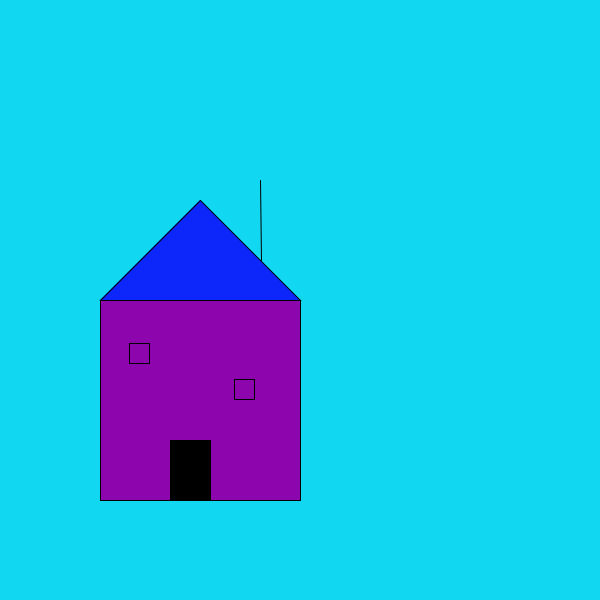
Frame 1 (no input)
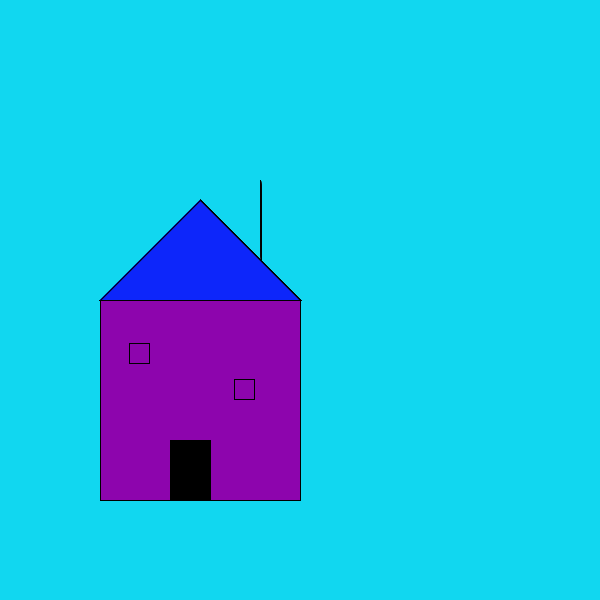
Frame 60 (the mouse pressed at the canvas centre just before this capture)
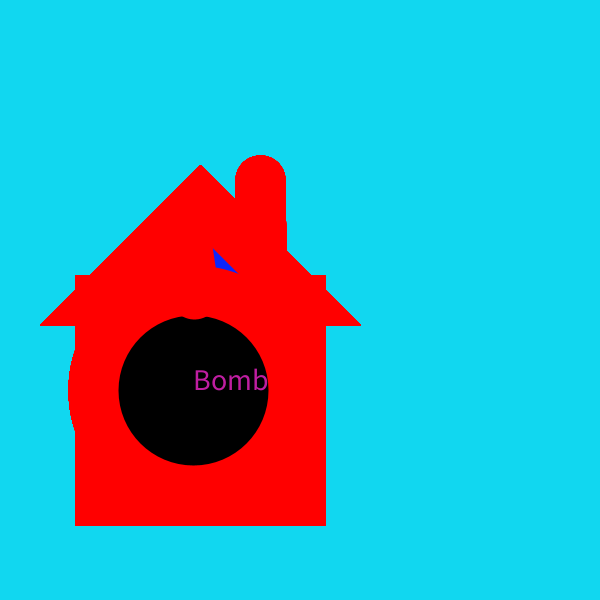
Frame 120 (the mouse held since frame 60 and released just before this capture)

The Processing sketch that drew these frames (run headless with seeded random() and noise(); from frame 60 on, the mouse is pressed at the canvas centre):

// Processing sketch: processing_148667
// ── processing_148667.pde

void setup()
{
  size(600, 600);
  background(17, 215, 240);
}

void draw() 
{
  fill(13, 38, 250);
  triangle(100, 300, 200, 200, 300, 300);
  fill(141, 5, 173);
  rect(100, 300, 200, 200);
  fill(0, 0, 0);
  rect(170, 440, 40, 60);

  noFill();
  rect(129, 343, 20, 20);
  noFill(); 
  rect(234, 379, 20, 20);
  line(260, 180, 261, 260);

  if (mousePressed) 
  {
    fill(0, 0, 0); 
    ellipse(193, 390, 200, 200);
    fill (random(255), random(255), random(255));
    textSize(30); 
    text("Bomb", 193, 390); 
    strokeWeight(50);
    stroke(255, 0, 0);
    line(194, 294, 186, 241);
  }
}
